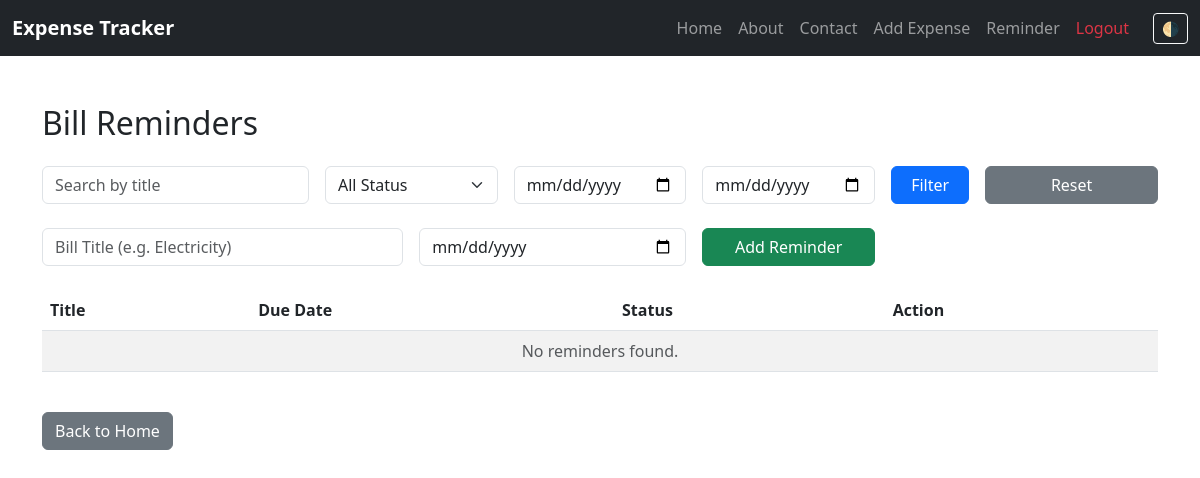
The app's page /reminders (signed in), older data.
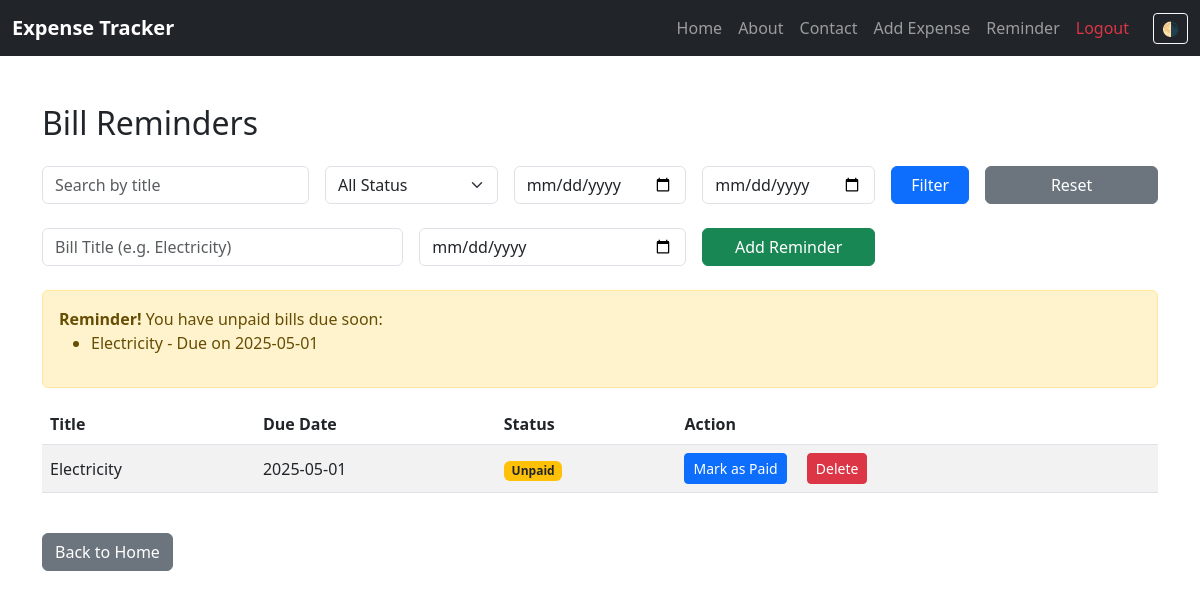
The same page, newer data.
### app.py (models this page shows)
class Reminder(db.Model):
    id = db.Column(db.Integer, primary_key=True)
    user_id = db.Column(db.Integer, db.ForeignKey('user.id'), nullable=False)
    title = db.Column(db.String(100), nullable=False)
    due_date = db.Column(db.Date, nullable=False)
    is_paid = db.Column(db.Boolean, default=False)

### app.py (the view)
@app.route('/reminders')
@login_required
def reminders():
    from sqlalchemy import and_
    today = datetime.today()
    status = request.args.get('status')
    search = request.args.get('search', '')
    start_date = request.args.get('start_date')
    end_date = request.args.get('end_date')
    query = Reminder.query.filter_by(user_id=current_user.id)
    if search:
        query = query.filter(Reminder.title.ilike(f'%{search}%'))
    if status == 'paid':
        query = query.filter(Reminder.is_paid.is_(True))
    elif status == 'unpaid':
        query = query.filter(Reminder.is_paid.is_(False))
    if start_date:
        query = query.filter(Reminder.due_date >= datetime.strptime(start_date, '%Y-%m-%d'))
    if end_date:
        query = query.filter(Reminder.due_date <= datetime.strptime(end_date, '%Y-%m-%d'))
    reminders = query.order_by(Reminder.due_date).all()
    upcoming_reminders = Reminder.query.filter_by(user_id=current_user.id)\
        .filter(Reminder.due_date <= today + timedelta(days=2), Reminder.is_paid.is_(False))\
        .order_by(Reminder.due_date).all()
    return render_template('reminders.html', reminders=reminders, upcoming_reminders=upcoming_reminders)

### app.py (called while the page is built)
@login_manager.user_loader
def load_user(user_id):
    return User.query.get(int(user_id))

### templates/reminders.html (shortened to what this page needs)
{% extends 'base.html' %}
{% block content %}
<div class="container mt-5">
    <h2 class="mb-4">Bill Reminders</h2>
    <form method="GET" action="{{ url_for('reminders') }}" class="row g-3 mb-4">
        <div class="col-md-3">
            <input type="text" name="search" class="form-control" placeholder="Search by title" value="{{ request.args.get('search', '') }}">
        </div>
        <div class="col-md-2">
            <select name="status" class="form-select">
                <option value="">All Status</option>
            </select>
        </div>
        <div class="col-md-2">
            <input type="date" name="start_date" class="form-control" value="{{ request.args.get('start_date', '') }}">
        </div>
        <div class="col-md-2">
            <input type="date" name="end_date" class="form-control" value="{{ request.args.get('end_date', '') }}">
        </div>
        <div class="col-md-1">
            <button type="submit" class="btn btn-primary w-100">Filter</button>
        </div>
        <div class="col-md-2">
            <a href="{{ url_for('reminders') }}" class="btn btn-secondary w-100">Reset</a>
        </div>
    </form>
    <form method="POST" action="{{ url_for('add_reminder') }}" class="row g-3 mb-4">
        <div class="col-md-4">
            <input type="text" name="title" class="form-control" placeholder="Bill Title (e.g. Electricity)" required>
        </div>
        <div class="col-md-3">
            <input type="date" name="due_date" class="form-control" required>
        </div>
        <div class="col-md-2">
            <button type="submit" class="btn btn-success w-100">Add Reminder</button>
        </div>
    </form>
    {% if upcoming_reminders %}
<div class="alert alert-warning" role="alert">
    <strong>Reminder!</strong> You have unpaid bills due soon:
    <ul>
        {% for r in upcoming_reminders %}
        <li>{{ r.title }} - Due on {{ r.due_date.strftime('%Y-%m-%d') }}</li>
        {% endfor %}
    </ul>
</div>
{% endif %}
    <div class="table-responsive">
        <table class="table table-striped align-middle">
            <thead>
                <tr>
                    <th>Title</th>
                    <th>Due Date</th>
                    <th>Status</th>
                    <th>Action</th>
                </tr>
            </thead>
            <tbody>
                {% for r in reminders %}
                <tr>
                    <td>{{ r.title }}</td>
                    <td>{{ r.due_date.strftime('%Y-%m-%d') }}</td>
                    <td>
                        {% if r.is_paid %}
                            <span class="badge bg-success">Paid</span>
                        {% else %}
                            <span class="badge bg-warning text-dark">Unpaid</span>
                        {% endif %}
                    </td>
                    <td>
                        {% if not r.is_paid %}
                        <form method="POST" action="{{ url_for('mark_reminder_paid', id=r.id) }}" class="d-inline">
                            <button type="submit" class="btn btn-sm btn-primary">Mark as Paid</button>
                        </form>
                        {% else %}
                        <span class="text-success">✔</span>
                        {% endif %}
                        <form method="POST" action="{{ url_for('delete_reminder', id=r.id) }}" onsubmit="return confirm('Are you sure you want to delete this reminder?');" class="d-inline">
                            <button type="submit" class="btn btn-sm btn-danger">Delete</button>
                        </form>
                    </td>
                </tr>
                {% else %}
                <tr>
                    <td colspan="4" class="text-center text-muted">No reminders found.</td>
                </tr>
                {% endfor %}
            </tbody>
        </table>
    </div>
    <div class="mt-4">
        <a href="{{ url_for('home') }}" class="btn btn-secondary">Back to Home</a>
    </div>
</div>
{% endblock %}

### templates/base.html (shortened to what this page needs)
<!doctype html>
<html lang="en" data-bs-theme="light">
<head>
  <link href="https://cdn.jsdelivr.net/npm/bootstrap@5.3.0/dist/css/bootstrap.min.css" rel="stylesheet">
</head>
<body>
<nav class="navbar navbar-expand-lg navbar-dark bg-dark">
    <div class="container-fluid">
        <a class="navbar-brand fw-bold" href="{{ url_for('index') }}">Expense Tracker</a>
        <div class="collapse navbar-collapse" id="navbarNav">
            <ul class="navbar-nav ms-auto align-items-center">
                <li class="nav-item"><a class="nav-link" href="{{ url_for('index') }}">Home</a></li>
                <li class="nav-item"><a class="nav-link" href="{{ url_for('about') }}">About</a></li>
                <li class="nav-item"><a class="nav-link" href="{{ url_for('contact') }}">Contact</a></li>
                {% if current_user.is_authenticated %}
                    <li class="nav-item"><a class="nav-link" href="{{ url_for('add_expense') }}">Add Expense</a></li>
                    <li class="nav-item"><a class="nav-link" href="{{ url_for('reminders') }}">Reminder</a></li>
                    <li class="nav-item"><a class="nav-link text-danger" href="{{ url_for('logout') }}">Logout</a></li>
                {% else %}
                    <li class="nav-item"><a class="nav-link" href="{{ url_for('login') }}">Login</a></li>
                    <li class="nav-item"><a class="nav-link" href="{{ url_for('signup') }}">Signup</a></li>
                {% endif %}
                <li class="nav-item">
                    <button class="btn btn-outline-light btn-sm ms-3" onclick="toggleTheme()" title="Toggle Theme">
                        🌗
                    </button>
                </li>
            </ul>
        </div>
    </div>
</nav>
{% block content %}{% endblock %}
</body>
</html>

Row changes from the older to the newer data that the page shows:
added Reminder: title "Electricity", due_date "2025-05-01", is_paid "Unpaid"
Text that changed along with them:
text no longer shown: "No reminders found."
text now shown: "Reminder! You have unpaid bills due soon:"
